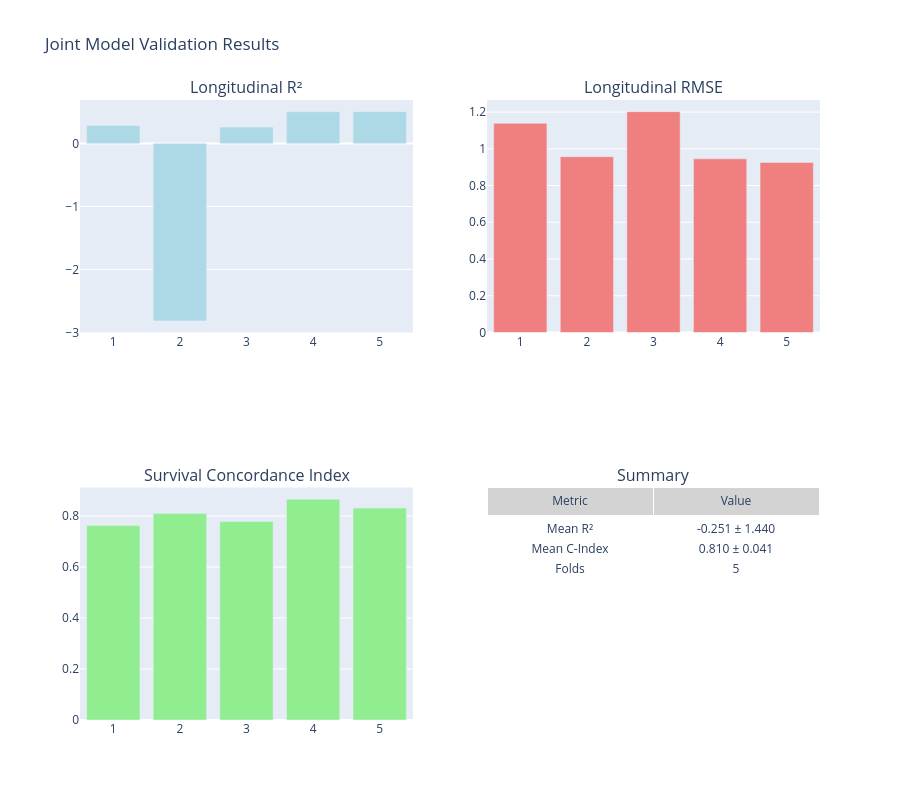

The notebook cell this image was saved under:
### Code cell
if hasattr(pipeline.validator, 'validation_results') and pipeline.validator.validation_results:
    # Plot validation metrics across folds
    pipeline.validator.plot_validation_metrics()
else:
    print("   Note: Validation plots not available - run validation first")

### Figure 1 — Plotly figure (JSON) as saved in the notebook; plotly's stock layout.template omitted (floating-point values rounded to 4 significant figures)
{"data": [{"marker": {"color": "lightblue"}, "name": "R²", "type": "bar", "x": [1, 2, 3, 4, 5], "xaxis": "x", "y": [0.2863, -2.818, 0.2618, 0.5067, 0.5081], "yaxis": "y"}, {"marker": {"color": "lightcoral"}, "name": "RMSE", "type": "bar", "x": [1, 2, 3, 4, 5], "xaxis": "x2", "y": [1.138, 0.9571, 1.202, 0.9453, 0.9258], "yaxis": "y2"}, {"marker": {"color": "lightgreen"}, "name": "C-Index", "type": "bar", "x": [1, 2, 3, 4, 5], "xaxis": "x3", "y": [0.7626, 0.8097, 0.7792, 0.8665, 0.8314], "yaxis": "y3"}, {"cells": {"fill": {"color": "white"}, "values": [["Mean R²", "Mean C-Index", "Folds"], ["-0.251 ± 1.440", "0.810 ± 0.041", "5"]]}, "domain": {"x": [0.55, 1], "y": [0, 0.375]}, "header": {"fill": {"color": "lightgray"}, "values": ["Metric", "Value"]}, "type": "table"}], "layout": {"annotations": [{"font": {"size": 16}, "showarrow": false, "text": "Longitudinal R²", "x": 0.225, "xanchor": "center", "xref": "paper", "y": 1, "yanchor": "bottom", "yref": "paper"}, {"font": {"size": 16}, "showarrow": false, "text": "Longitudinal RMSE", "x": 0.775, "xanchor": "center", "xref": "paper", "y": 1, "yanchor": "bottom", "yref": "paper"}, {"font": {"size": 16}, "showarrow": false, "text": "Survival Concordance Index", "x": 0.225, "xanchor": "center", "xref": "paper", "y": 0.375, "yanchor": "bottom", "yref": "paper"}, {"font": {"size": 16}, "showarrow": false, "text": "Summary", "x": 0.775, "xanchor": "center", "xref": "paper", "y": 0.375, "yanchor": "bottom", "yref": "paper"}], "height": 800, "showlegend": false, "title": {"text": "Joint Model Validation Results"}, "xaxis": {"anchor": "y", "domain": [0, 0.45]}, "xaxis2": {"anchor": "y2", "domain": [0.55, 1]}, "xaxis3": {"anchor": "y3", "domain": [0, 0.45]}, "yaxis": {"anchor": "x", "domain": [0.625, 1]}, "yaxis2": {"anchor": "x2", "domain": [0.625, 1]}, "yaxis3": {"anchor": "x3", "domain": [0, 0.375]}}}
